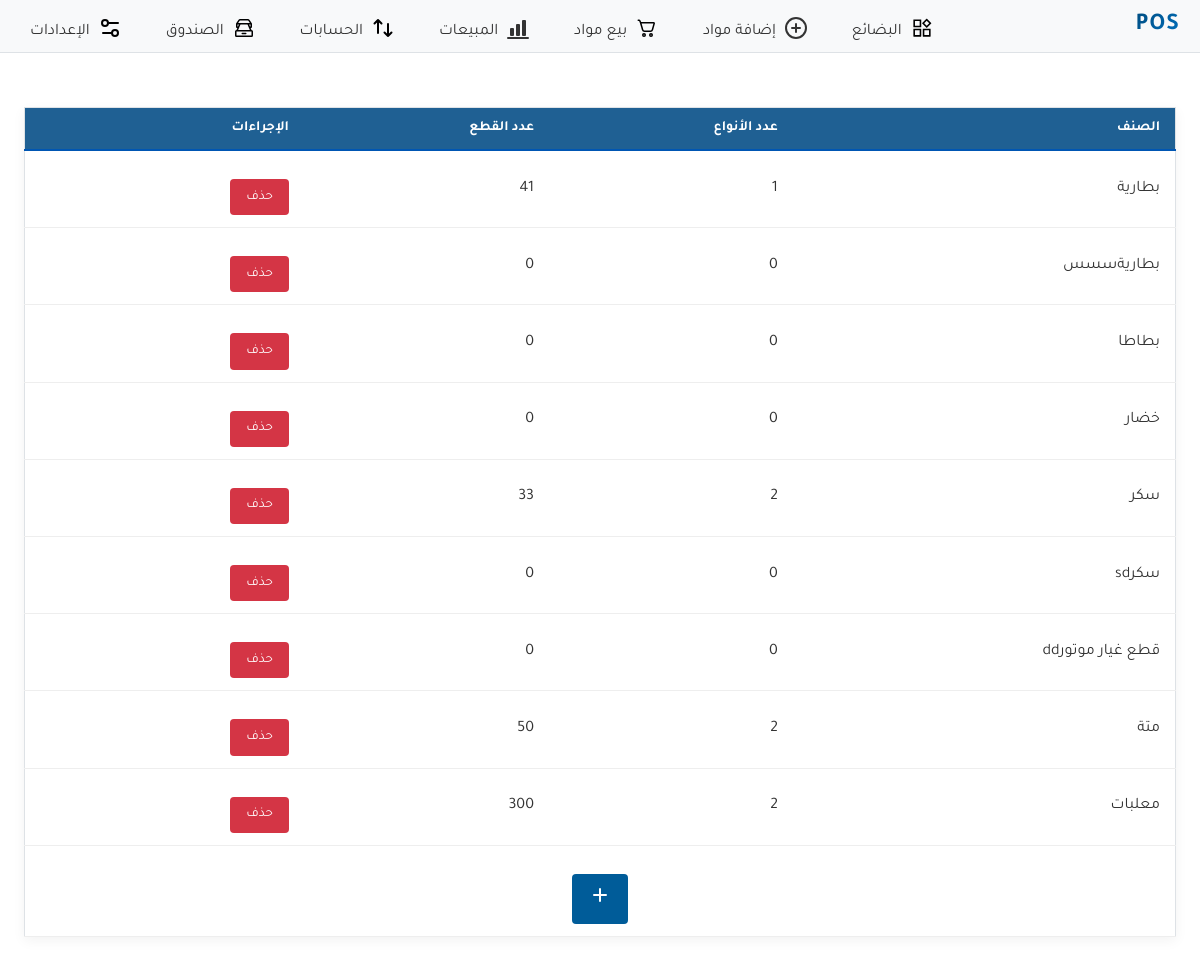
Before: /classifications with the older database file.
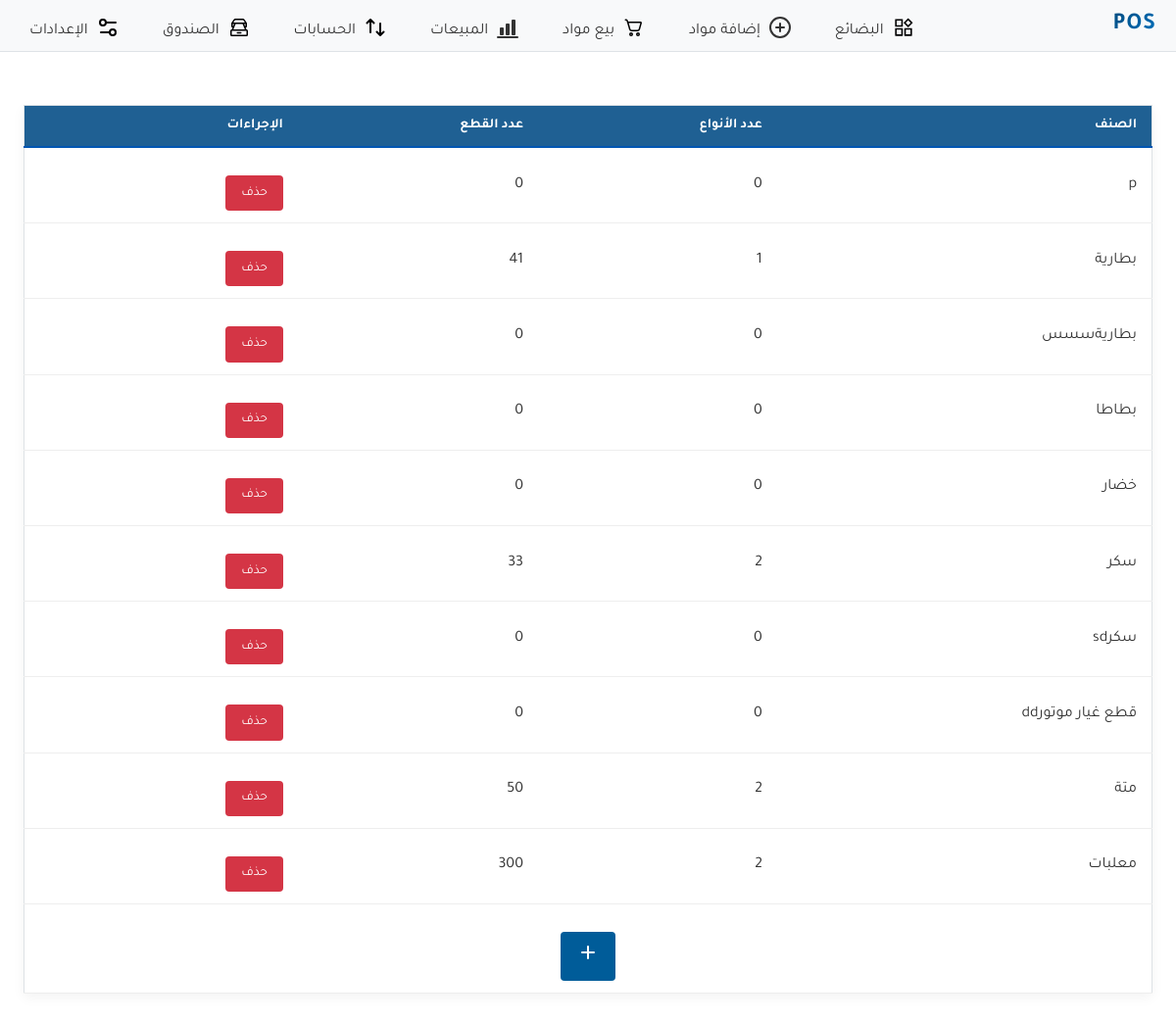
After: the same page with the newer database file.
### store/models.py (models this page shows, shortened)
class Classification(models.Model):
    category=models.CharField(max_length=100)

### store/views.py (the view)
# urls.py: path('classifications', views.classifications_list, name='classifications_list'),
def classifications_list(request):
    classifications = Classification.objects.annotate(
        product_type_count=Count('product', distinct=True),
        all_types_count=Sum('product__quantity')
    ).prefetch_related('product_set').order_by('category')
    return render(
        request,
        'store/classifications_list.html',
        {
            'classifications': classifications,
        },
    )

### store/templates/store/classifications_list.html (shortened to what this page needs)
{% extends 'base.html' %}
{% load static %}
{% block content %}
<link rel="stylesheet" href="{% static 'store/classifications_list.css' %}">
<table class="classification-table">
    <thead>
        <tr>
            <th>الصنف</th>
            <th>عدد الأنواع</th>
            <th>عدد القطع</th>
            <th>الإجراءات</th>
        </tr>
    </thead>
    <tbody>
        {% if classifications %}
            {% for object in classifications %}
            <tr class="classification-header" data-id="{{ object.id }}">
                <td>{{ object.category }}</td>
                <td>{{ object.product_type_count }}</td>
                <td>{{ object.all_types_count|default:"0" }}</td>
                <td>
                    <button class="btn red delete-btn" data-id="{{ object.id }}">
                        حذف
                    </button>
                </td>
            </tr>
            {% endfor %}
        {% else %}
            <tr>
                <td colspan="4" style=" text-align: center;">لا يوجد أصناف لعرضها</td>
            </tr>
        {% endif %}
        <tr>
            <td colspan="4" style=" text-align: center;">
                 <button id="openModalBtn" class="btn blue">
                      <svg xmlns="http://www.w3.org/2000/svg" width="24" height="24" viewBox="0 0 24 24">
                        <path fill="none" stroke="currentColor" stroke-linecap="round" stroke-linejoin="round"
                            stroke-miterlimit="10" stroke-width="2" d="M6 12h12m-6 6V6" />
                    </svg>
                </button>
            </td>
        </tr>
    </tbody>
</table>
{% endblock %}

Changed rows visible on the page:
added Classification: category "p", product_type_count "0", all_types_count "0"
